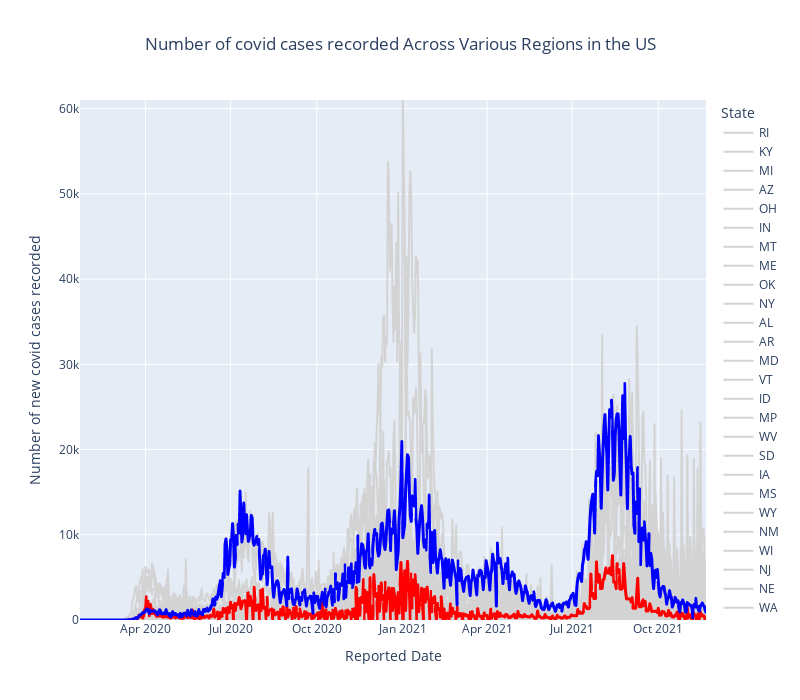

The cell this chart's notebook holds for it:
### Code cell
sorted_df = state_df.copy()

if(comp_prov is None):
    sorted_df["order"] = sorted_df["State"].map({prov: 1}).fillna(2)
else:
    sorted_df["order"] = sorted_df["State"].map({prov: 1, comp_prov: 2}).fillna(3)
sorted_df.sort_values(by=["order", "Date"], ascending=False, inplace=True)

fig = px.line(sorted_df, 
        x="Date", 
        y="Daily New Cases", 
        color="State", 
        labels={
             "Date": "Reported Date",
             "Daily New Cases": "Number of new covid cases recorded"
         }, 
        width=800, height=700,
        title="Number of covid cases recorded Across Various Regions in the US")

fig.update_traces({"line":{"color":"lightgrey", "width":2}})

fig.update_traces(patch={"line":{"color":"blue", "width":3}}, 
                  selector={"legendgroup":prov})

if(comp_prov is not None):
    fig.update_traces(patch={"line":{"color":"red", "width":3}}, 
                      selector={"legendgroup":comp_prov})

fig.update_layout(title_text='Number of covid cases recorded Across Various Regions in the US', title_x=0.5,
                showlegend=True,
                yaxis_range=[0,61017],
                yaxis={"visible":True})


def dropdown_state_eventhandler(change):
    """
    Eventhandler for the state dropdown widget
    """
    display(input_widgets)
    global prov, comp_prov
    prov = change.new
    
    sorted_df = state_df.copy()
    
    if(comp_prov is None):
        sorted_df["order"] = sorted_df["State"].map({prov: 1}).fillna(2)
    else:
        sorted_df["order"] = sorted_df["State"].map({prov: 1, comp_prov: 2}).fillna(3)
    sorted_df.sort_values(by=["order", "Date"], ascending=False, inplace=True)

    fig = px.line(sorted_df, 
        x="Date", 
        y="Daily New Cases", 
        color="State", 
        labels={
             "Date": "Reported Date",
             "Daily New Cases": "Number of new covid cases recorded"
         }, 
        width=800, height=700,
        title="Number of covid cases recorded Across Various Regions in the US")
    
    fig.update_traces({"line":{"color":"lightgrey", "width":2}})

    fig.update_traces(patch={"line":{"color":"blue", "width":3}}, 
                      selector={"legendgroup":prov})

    if(comp_prov is not None):
        fig.update_traces(patch={"line":{"color":"red", "width":3}}, 
                          selector={"legendgroup":comp_prov})

    fig.update_layout(title_text='Number of covid cases recorded Across Various Regions in the US', title_x=0.5,
                    showlegend=True,
                    yaxis_range=[0,61017],
                    yaxis={"visible":True})

    fig.show()
    IPython.display.clear_output(wait=True)            

    
def dropdown_comp_state_eventhandler(change):
    """
    Eventhandler for the state dropdown widget
    """
    display(input_widgets)
    global prov, comp_prov
    comp_prov = change.new
    sorted_df = state_df.copy()
    
    if(comp_prov is None):
        sorted_df["order"] = sorted_df["State"].map({prov: 1}).fillna(2)
    else:
        sorted_df["order"] = sorted_df["State"].map({prov: 1, comp_prov: 2}).fillna(3)
    sorted_df.sort_values(by=["order", "Date"], ascending=False, inplace=True)

    fig = px.line(sorted_df, 
        x="Date", 
        y="Daily New Cases", 
        color="State", 
        labels={
             "Date": "Reported Date",
             "Daily New Cases": "Number of new covid cases recorded"
         }, 
        width=800, height=700,
        title="Number of covid cases recorded Across Various Regions in the US")

    fig.update_traces({"line":{"color":"lightgrey", "width":2}})

    fig.update_traces(patch={"line":{"color":"blue", "width":3}}, 
                      selector={"legendgroup":prov})

    if(comp_prov is not None):
        fig.update_traces(patch={"line":{"color":"red", "width":3}}, 
                          selector={"legendgroup":comp_prov})

    fig.update_layout(title_text='Number of covid cases recorded Across Various Regions in the US', title_x=0.5,
                    showlegend=True,
                    yaxis_range=[0,61017],
                    yaxis={"visible":True})

    fig.show()
    IPython.display.clear_output(wait=True)            

    
dropdown_state.observe(dropdown_state_eventhandler, names='value')
dropdown_comp_state.observe(dropdown_comp_state_eventhandler, names='value')

input_widgets = widgets.VBox([dropdown_state, dropdown_comp_state])
display(input_widgets)
fig.show()
IPython.display.clear_output(wait=True)

### Figure 1 — Plotly figure (JSON) as saved in the notebook; plotly's stock layout.template omitted (floating-point values rounded to 4 significant figures; data arrays with more than 128 entries replaced by an {"elided": "..."} marker saying what was removed)
{"data": [{"hovertemplate": "State=RI<br>Reported Date=%{x}<br>Number of new covid cases recorded=%{y}<extra></extra>", "legendgroup": "RI", "line": {"color": "lightgrey", "dash": "solid", "width": 2}, "mode": "lines", "name": "RI", "showlegend": true, "type": "scattergl", "x": {"elided": "670 str values"}, "xaxis": "x", "y": {"elided": "670 int values"}, "yaxis": "y"}, {"hovertemplate": "State=KY<br>Reported Date=%{x}<br>Number of new covid cases recorded=%{y}<extra></extra>", "legendgroup": "KY", "line": {"color": "lightgrey", "dash": "solid", "width": 2}, "mode": "lines", "name": "KY", "showlegend": true, "type": "scattergl", "x": {"elided": "670 str values"}, "xaxis": "x", "y": {"elided": "670 int values"}, "yaxis": "y"}, {"hovertemplate": "State=MI<br>Reported Date=%{x}<br>Number of new covid cases recorded=%{y}<extra></extra>", "legendgroup": "MI", "line": {"color": "lightgrey", "dash": "solid", "width": 2}, "mode": "lines", "name": "MI", "showlegend": true, "type": "scattergl", "x": {"elided": "670 str values"}, "xaxis": "x", "y": {"elided": "670 int values"}, "yaxis": "y"}, {"hovertemplate": "State=AZ<br>Reported Date=%{x}<br>Number of new covid cases recorded=%{y}<extra></extra>", "legendgroup": "AZ", "line": {"color": "lightgrey", "dash": "solid", "width": 2}, "mode": "lines", "name": "AZ", "showlegend": true, "type": "scattergl", "x": {"elided": "670 str values"}, "xaxis": "x", "y": {"elided": "670 int values"}, "yaxis": "y"}, {"hovertemplate": "State=OH<br>Reported Date=%{x}<br>Number of new covid cases recorded=%{y}<extra></extra>", "legendgroup": "OH", "line": {"color": "lightgrey", "dash": "solid", "width": 2}, "mode": "lines", "name": "OH", "showlegend": true, "type": "scattergl", "x": {"elided": "670 str values"}, "xaxis": "x", "y": {"elided": "670 int values"}, "yaxis": "y"}, {"hovertemplate": "State=IN<br>Reported Date=%{x}<br>Number of new covid cases recorded=%{y}<extra></extra>", "legendgroup": "IN", "line": {"color": "lightgrey", "dash": "solid", "width": 2}, "mode": "lines", "name": "IN", "showlegend": true, "type": "scattergl", "x": {"elided": "670 str values"}, "xaxis": "x", "y": {"elided": "670 int values"}, "yaxis": "y"}, {"hovertemplate": "State=MT<br>Reported Date=%{x}<br>Number of new covid cases recorded=%{y}<extra></extra>", "legendgroup": "MT", "line": {"color": "lightgrey", "dash": "solid", "width": 2}, "mode": "lines", "name": "MT", "showlegend": true, "type": "scattergl", "x": {"elided": "670 str values"}, "xaxis": "x", "y": {"elided": "670 int values"}, "yaxis": "y"}, {"hovertemplate": "State=ME<br>Reported Date=%{x}<br>Number of new covid cases recorded=%{y}<extra></extra>", "legendgroup": "ME", "line": {"color": "lightgrey", "dash": "solid", "width": 2}, "mode": "lines", "name": "ME", "showlegend": true, "type": "scattergl", "x": {"elided": "670 str values"}, "xaxis": "x", "y": {"elided": "670 int values"}, "yaxis": "y"}, {"hovertemplate": "State=OK<br>Reported Date=%{x}<br>Number of new covid cases recorded=%{y}<extra></extra>", "legendgroup": "OK", "line": {"color": "lightgrey", "dash": "solid", "width": 2}, "mode": "lines", "name": "OK", "showlegend": true, "type": "scattergl", "x": {"elided": "670 str values"}, "xaxis": "x", "y": {"elided": "670 int values"}, "yaxis": "y"}, {"hovertemplate": "State=NY<br>Reported Date=%{x}<br>Number of new covid cases recorded=%{y}<extra></extra>", "legendgroup": "NY", "line": {"color": "lightgrey", "dash": "solid", "width": 2}, "mode": "lines", "name": "NY", "showlegend": true, "type": "scattergl", "x": {"elided": "670 str values"}, "xaxis": "x", "y": {"elided": "670 int values"}, "yaxis": "y"}, {"hovertemplate": "State=AL<br>Reported Date=%{x}<br>Number of new covid cases recorded=%{y}<extra></extra>", "legendgroup": "AL", "line": {"color": "lightgrey", "dash": "solid", "width": 2}, "mode": "lines", "name": "AL", "showlegend": true, "type": "scattergl", "x": {"elided": "670 str values"}, "xaxis": "x", "y": {"elided": "670 int values"}, "yaxis": "y"}, {"hovertemplate": "State=AR<br>Reported Date=%{x}<br>Number of new covid cases recorded=%{y}<extra></extra>", "legendgroup": "AR", "line": {"color": "lightgrey", "dash": "solid", "width": 2}, "mode": "lines", "name": "AR", "showlegend": true, "type": "scattergl", "x": {"elided": "670 str values"}, "xaxis": "x", "y": {"elided": "670 int values"}, "yaxis": "y"}, {"hovertemplate": "State=MD<br>Reported Date=%{x}<br>Number of new covid cases recorded=%{y}<extra></extra>", "legendgroup": "MD", "line": {"color": "lightgrey", "dash": "solid", "width": 2}, "mode": "lines", "name": "MD", "showlegend": true, "type": "scattergl", "x": {"elided": "670 str values"}, "xaxis": "x", "y": {"elided": "670 int values"}, "yaxis": "y"}, {"hovertemplate": "State=VT<br>Reported Date=%{x}<br>Number of new covid cases recorded=%{y}<extra></extra>", "legendgroup": "VT", "line": {"color": "lightgrey", "dash": "solid", "width": 2}, "mode": "lines", "name": "VT", "showlegend": true, "type": "scattergl", "x": {"elided": "670 str values"}, "xaxis": "x", "y": {"elided": "670 int values"}, "yaxis": "y"}, {"hovertemplate": "State=ID<br>Reported Date=%{x}<br>Number of new covid cases recorded=%{y}<extra></extra>", "legendgroup": "ID", "line": {"color": "lightgrey", "dash": "solid", "width": 2}, "mode": "lines", "name": "ID", "showlegend": true, "type": "scattergl", "x": {"elided": "670 str values"}, "xaxis": "x", "y": {"elided": "670 int values"}, "yaxis": "y"}, {"hovertemplate": "State=MP<br>Reported Date=%{x}<br>Number of new covid cases recorded=%{y}<extra></extra>", "legendgroup": "MP", "line": {"color": "lightgrey", "dash": "solid", "width": 2}, "mode": "lines", "name": "MP", "showlegend": true, "type": "scattergl", "x": {"elided": "670 str values"}, "xaxis": "x", "y": {"elided": "670 int values"}, "yaxis": "y"}, {"hovertemplate": "State=WV<br>Reported Date=%{x}<br>Number of new covid cases recorded=%{y}<extra></extra>", "legendgroup": "WV", "line": {"color": "lightgrey", "dash": "solid", "width": 2}, "mode": "lines", "name": "WV", "showlegend": true, "type": "scattergl", "x": {"elided": "670 str values"}, "xaxis": "x", "y": {"elided": "670 int values"}, "yaxis": "y"}, {"hovertemplate": "State=SD<br>Reported Date=%{x}<br>Number of new covid cases recorded=%{y}<extra></extra>", "legendgroup": "SD", "line": {"color": "lightgrey", "dash": "solid", "width": 2}, "mode": "lines", "name": "SD", "showlegend": true, "type": "scattergl", "x": {"elided": "670 str values"}, "xaxis": "x", "y": {"elided": "670 int values"}, "yaxis": "y"}, {"hovertemplate": "State=IA<br>Reported Date=%{x}<br>Number of new covid cases recorded=%{y}<extra></extra>", "legendgroup": "IA", "line": {"color": "lightgrey", "dash": "solid", "width": 2}, "mode": "lines", "name": "IA", "showlegend": true, "type": "scattergl", "x": {"elided": "670 str values"}, "xaxis": "x", "y": {"elided": "670 int values"}, "yaxis": "y"}, {"hovertemplate": "State=MS<br>Reported Date=%{x}<br>Number of new covid cases recorded=%{y}<extra></extra>", "legendgroup": "MS", "line": {"color": "lightgrey", "dash": "solid", "width": 2}, "mode": "lines", "name": "MS", "showlegend": true, "type": "scattergl", "x": {"elided": "670 str values"}, "xaxis": "x", "y": {"elided": "670 int values"}, "yaxis": "y"}, {"hovertemplate": "State=WY<br>Reported Date=%{x}<br>Number of new covid cases recorded=%{y}<extra></extra>", "legendgroup": "WY", "line": {"color": "lightgrey", "dash": "solid", "width": 2}, "mode": "lines", "name": "WY", "showlegend": true, "type": "scattergl", "x": {"elided": "670 str values"}, "xaxis": "x", "y": {"elided": "670 int values"}, "yaxis": "y"}, {"hovertemplate": "State=NM<br>Reported Date=%{x}<br>Number of new covid cases recorded=%{y}<extra></extra>", "legendgroup": "NM", "line": {"color": "lightgrey", "dash": "solid", "width": 2}, "mode": "lines", "name": "NM", "showlegend": true, "type": "scattergl", "x": {"elided": "670 str values"}, "xaxis": "x", "y": {"elided": "670 int values"}, "yaxis": "y"}, {"hovertemplate": "State=WI<br>Reported Date=%{x}<br>Number of new covid cases recorded=%{y}<extra></extra>", "legendgroup": "WI", "line": {"color": "lightgrey", "dash": "solid", "width": 2}, "mode": "lines", "name": "WI", "showlegend": true, "type": "scattergl", "x": {"elided": "670 str values"}, "xaxis": "x", "y": {"elided": "670 int values"}, "yaxis": "y"}, {"hovertemplate": "State=NJ<br>Reported Date=%{x}<br>Number of new covid cases recorded=%{y}<extra></extra>", "legendgroup": "NJ", "line": {"color": "lightgrey", "dash": "solid", "width": 2}, "mode": "lines", "name": "NJ", "showlegend": true, "type": "scattergl", "x": {"elided": "670 str values"}, "xaxis": "x", "y": {"elided": "670 int values"}, "yaxis": "y"}, {"hovertemplate": "State=NE<br>Reported Date=%{x}<br>Number of new covid cases recorded=%{y}<extra></extra>", "legendgroup": "NE", "line": {"color": "lightgrey", "dash": "solid", "width": 2}, "mode": "lines", "name": "NE", "showlegend": true, "type": "scattergl", "x": {"elided": "670 str values"}, "xaxis": "x", "y": {"elided": "670 int values"}, "yaxis": "y"}, {"hovertemplate": "State=WA<br>Reported Date=%{x}<br>Number of new covid cases recorded=%{y}<extra></extra>", "legendgroup": "WA", "line": {"color": "lightgrey", "dash": "solid", "width": 2}, "mode": "lines", "name": "WA", "showlegend": true, "type": "scattergl", "x": {"elided": "670 str values"}, "xaxis": "x", "y": {"elided": "670 int values"}, "yaxis": "y"}, {"hovertemplate": "State=TN<br>Reported Date=%{x}<br>Number of new covid cases recorded=%{y}<extra></extra>", "legendgroup": "TN", "line": {"color": "lightgrey", "dash": "solid", "width": 2}, "mode": "lines", "name": "TN", "showlegend": true, "type": "scattergl", "x": {"elided": "670 str values"}, "xaxis": "x", "y": {"elided": "670 int values"}, "yaxis": "y"}, {"hovertemplate": "State=GU<br>Reported Date=%{x}<br>Number of new covid cases recorded=%{y}<extra></extra>", "legendgroup": "GU", "line": {"color": "lightgrey", "dash": "solid", "width": 2}, "mode": "lines", "name": "GU", "showlegend": true, "type": "scattergl", "x": {"elided": "670 str values"}, "xaxis": "x", "y": {"elided": "670 int values"}, "yaxis": "y"}, {"hovertemplate": "State=OR<br>Reported Date=%{x}<br>Number of new covid cases recorded=%{y}<extra></extra>", "legendgroup": "OR", "line": {"color": "lightgrey", "dash": "solid", "width": 2}, "mode": "lines", "name": "OR", "showlegend": true, "type": "scattergl", "x": {"elided": "670 str values"}, "xaxis": "x", "y": {"elided": "670 int values"}, "yaxis": "y"}, {"hovertemplate": "State=NV<br>Reported Date=%{x}<br>Number of new covid cases recorded=%{y}<extra></extra>", "legendgroup": "NV", "line": {"color": "lightgrey", "dash": "solid", "width": 2}, "mode": "lines", "name": "NV", "showlegend": true, "type": "scattergl", "x": {"elided": "670 str values"}, "xaxis": "x", "y": {"elided": "670 int values"}, "yaxis": "y"}, {"hovertemplate": "State=AK<br>Reported Date=%{x}<br>Number of new covid cases recorded=%{y}<extra></extra>", "legendgroup": "AK", "line": {"color": "lightgrey", "dash": "solid", "width": 2}, "mode": "lines", "name": "AK", "showlegend": true, "type": "scattergl", "x": {"elided": "670 str values"}, "xaxis": "x", "y": {"elided": "670 int values"}, "yaxis": "y"}, {"hovertemplate": "State=MN<br>Reported Date=%{x}<br>Number of new covid cases recorded=%{y}<extra></extra>", "legendgroup": "MN", "line": {"color": "lightgrey", "dash": "solid", "width": 2}, "mode": "lines", "name": "MN", "showlegend": true, "type": "scattergl", "x": {"elided": "670 str values"}, "xaxis": "x", "y": {"elided": "670 int values"}, "yaxis": "y"}, {"hovertemplate": "State=NYC<br>Reported Date=%{x}<br>Number of new covid cases recorded=%{y}<extra></extra>", "legendgroup": "NYC", "line": {"color": "lightgrey", "dash": "solid", "width": 2}, "mode": "lines", "name": "NYC", "showlegend": true, "type": "scattergl", "x": {"elided": "670 str values"}, "xaxis": "x", "y": {"elided": "670 int values"}, "yaxis": "y"}, {"hovertemplate": "State=MO<br>Reported Date=%{x}<br>Number of new covid cases recorded=%{y}<extra></extra>", "legendgroup": "MO", "line": {"color": "lightgrey", "dash": "solid", "width": 2}, "mode": "lines", "name": "MO", "showlegend": true, "type": "scattergl", "x": {"elided": "670 str values"}, "xaxis": "x", "y": {"elided": "670 int values"}, "yaxis": "y"}, {"hovertemplate": "State=CO<br>Reported Date=%{x}<br>Number of new covid cases recorded=%{y}<extra></extra>", "legendgroup": "CO", "line": {"color": "lightgrey", "dash": "solid", "width": 2}, "mode": "lines", "name": "CO", "showlegend": true, "type": "scattergl", "x": {"elided": "670 str values"}, "xaxis": "x", "y": {"elided": "670 int values"}, "yaxis": "y"}, {"hovertemplate": "State=DC<br>Reported Date=%{x}<br>Number of new covid cases recorded=%{y}<extra></extra>", "legendgroup": "DC", "line": {"color": "lightgrey", "dash": "solid", "width": 2}, "mode": "lines", "name": "DC", "showlegend": true, "type": "scattergl", "x": {"elided": "670 str values"}, "xaxis": "x", "y": {"elided": "670 int values"}, "yaxis": "y"}, {"hovertemplate": "State=RMI<br>Reported Date=%{x}<br>Number of new covid cases recorded=%{y}<extra></extra>", "legendgroup": "RMI", "line": {"color": "lightgrey", "dash": "solid", "width": 2}, "mode": "lines", "name": "RMI", "showlegend": true, "type": "scattergl", "x": {"elided": "670 str values"}, "xaxis": "x", "y": {"elided": "670 int values"}, "yaxis": "y"}, {"hovertemplate": "State=MA<br>Reported Date=%{x}<br>Number of new covid cases recorded=%{y}<extra></extra>", "legendgroup": "MA", "line": {"color": "lightgrey", "dash": "solid", "width": 2}, "mode": "lines", "name": "MA", "showlegend": true, "type": "scattergl", "x": {"elided": "670 str values"}, "xaxis": "x", "y": {"elided": "670 int values"}, "yaxis": "y"}, {"hovertemplate": "State=NC<br>Reported Date=%{x}<br>Number of new covid cases recorded=%{y}<extra></extra>", "legendgroup": "NC", "line": {"color": "lightgrey", "dash": "solid", "width": 2}, "mode": "lines", "name": "NC", "showlegend": true, "type": "scattergl", "x": {"elided": "670 str values"}, "xaxis": "x", "y": {"elided": "670 int values"}, "yaxis": "y"}, {"hovertemplate": "State=PR<br>Reported Date=%{x}<br>Number of new covid cases recorded=%{y}<extra></extra>", "legendgroup": "PR", "line": {"color": "lightgrey", "dash": "solid", "width": 2}, "mode": "lines", "name": "PR", "showlegend": true, "type": "scattergl", "x": {"elided": "670 str values"}, "xaxis": "x", "y": {"elided": "670 int values"}, "yaxis": "y"}, {"hovertemplate": "State=PW<br>Reported Date=%{x}<br>Number of new covid cases recorded=%{y}<extra></extra>", "legendgroup": "PW", "line": {"color": "lightgrey", "dash": "solid", "width": 2}, "mode": "lines", "name": "PW", "showlegend": true, "type": "scattergl", "x": {"elided": "670 str values"}, "xaxis": "x", "y": {"elided": "670 int values"}, "yaxis": "y"}, {"hovertemplate": "State=NH<br>Reported Date=%{x}<br>Number of new covid cases recorded=%{y}<extra></extra>", "legendgroup": "NH", "line": {"color": "lightgrey", "dash": "solid", "width": 2}, "mode": "lines", "name": "NH", "showlegend": true, "type": "scattergl", "x": {"elided": "670 str values"}, "xaxis": "x", "y": {"elided": "670 int values"}, "yaxis": "y"}, {"hovertemplate": "State=AS<br>Reported Date=%{x}<br>Number of new covid cases recorded=%{y}<extra></extra>", "legendgroup": "AS", "line": {"color": "lightgrey", "dash": "solid", "width": 2}, "mode": "lines", "name": "AS", "showlegend": true, "type": "scattergl", "x": {"elided": "670 str values"}, "xaxis": "x", "y": {"elided": "670 int values"}, "yaxis": "y"}, {"hovertemplate": "State=CA<br>Reported Date=%{x}<br>Number of new covid cases recorded=%{y}<extra></extra>", "legendgroup": "CA", "line": {"color": "lightgrey", "dash": "solid", "width": 2}, "mode": "lines", "name": "CA", "showlegend": true, "type": "scattergl", "x": {"elided": "670 str values"}, "xaxis": "x", "y": {"elided": "670 int values"}, "yaxis": "y"}, {"hovertemplate": "State=VA<br>Reported Date=%{x}<br>Number of new covid cases recorded=%{y}<extra></extra>", "legendgroup": "VA", "line": {"color": "lightgrey", "dash": "solid", "width": 2}, "mode": "lines", "name": "VA", "showlegend": true, "type": "scattergl", "x": {"elided": "670 str values"}, "xaxis": "x", "y": {"elided": "670 int values"}, "yaxis": "y"}, {"hovertemplate": "State=IL<br>Reported Date=%{x}<br>Number of new covid cases recorded=%{y}<extra></extra>", "legendgroup": "IL", "line": {"color": "lightgrey", "dash": "solid", "width": 2}, "mode": "lines", "name": "IL", "showlegend": true, "type": "scattergl", "x": {"elided": "670 str values"}, "xaxis": "x", "y": {"elided": "670 int values"}, "yaxis": "y"}, {"hovertemplate": "State=ND<br>Reported Date=%{x}<br>Number of new covid cases recorded=%{y}<extra></extra>", "legendgroup": "ND", "line": {"color": "lightgrey", "dash": "solid", "width": 2}, "mode": "lines", "name": "ND", "showlegend": true, "type": "scattergl", "x": {"elided": "670 str values"}, "xaxis": "x", "y": {"elided": "670 int values"}, "yaxis": "y"}, {"hovertemplate": "State=VI<br>Reported Date=%{x}<br>Number of new covid cases recorded=%{y}<extra></extra>", "legendgroup": "VI", "line": {"color": "lightgrey", "dash": "solid", "width": 2}, "mode": "lines", "name": "VI", "showlegend": true, "type": "scattergl", "x": {"elided": "670 str values"}, "xaxis": "x", "y": {"elided": "670 int values"}, "yaxis": "y"}, {"hovertemplate": "State=GA<br>Reported Date=%{x}<br>Number of new covid cases recorded=%{y}<extra></extra>", "legendgroup": "GA", "line": {"color": "lightgrey", "dash": "solid", "width": 2}, "mode": "lines", "name": "GA", "showlegend": true, "type": "scattergl", "x": {"elided": "670 str values"}, "xaxis": "x", "y": {"elided": "670 int values"}, "yaxis": "y"}, {"hovertemplate": "State=SC<br>Reported Date=%{x}<br>Number of new covid cases recorded=%{y}<extra></extra>", "legendgroup": "SC", "line": {"color": "lightgrey", "dash": "solid", "width": 2}, "mode": "lines", "name": "SC", "showlegend": true, "type": "scattergl", "x": {"elided": "670 str values"}, "xaxis": "x", "y": {"elided": "670 int values"}, "yaxis": "y"}, {"hovertemplate": "State=PA<br>Reported Date=%{x}<br>Number of new covid cases recorded=%{y}<extra></extra>", "legendgroup": "PA", "line": {"color": "lightgrey", "dash": "solid", "width": 2}, "mode": "lines", "name": "PA", "showlegend": true, "type": "scattergl", "x": {"elided": "670 str values"}, "xaxis": "x", "y": {"elided": "670 int values"}, "yaxis": "y"}, {"hovertemplate": "State=HI<br>Reported Date=%{x}<br>Number of new covid cases recorded=%{y}<extra></extra>", "legendgroup": "HI", "line": {"color": "lightgrey", "dash": "solid", "width": 2}, "mode": "lines", "name": "HI", "showlegend": true, "type": "scattergl", "x": {"elided": "670 str values"}, "xaxis": "x", "y": {"elided": "670 int values"}, "yaxis": "y"}, {"hovertemplate": "State=UT<br>Reported Date=%{x}<br>Number of new covid cases recorded=%{y}<extra></extra>", "legendgroup": "UT", "line": {"color": "lightgrey", "dash": "solid", "width": 2}, "mode": "lines", "name": "UT", "showlegend": true, "type": "scattergl", "x": {"elided": "670 str values"}, "xaxis": "x", "y": {"elided": "670 int values"}, "yaxis": "y"}, {"hovertemplate": "State=CT<br>Reported Date=%{x}<br>Number of new covid cases recorded=%{y}<extra></extra>", "legendgroup": "CT", "line": {"color": "lightgrey", "dash": "solid", "width": 2}, "mode": "lines", "name": "CT", "showlegend": true, "type": "scattergl", "x": {"elided": "670 str values"}, "xaxis": "x", "y": {"elided": "670 int values"}, "yaxis": "y"}, {"hovertemplate": "State=KS<br>Reported Date=%{x}<br>Number of new covid cases recorded=%{y}<extra></extra>", "legendgroup": "KS", "line": {"color": "lightgrey", "dash": "solid", "width": 2}, "mode": "lines", "name": "KS", "showlegend": true, "type": "scattergl", "x": {"elided": "670 str values"}, "xaxis": "x", "y": {"elided": "670 int values"}, "yaxis": "y"}, {"hovertemplate": "State=TX<br>Reported Date=%{x}<br>Number of new covid cases recorded=%{y}<extra></extra>", "legendgroup": "TX", "line": {"color": "lightgrey", "dash": "solid", "width": 2}, "mode": "lines", "name": "TX", "showlegend": true, "type": "scattergl", "x": {"elided": "670 str values"}, "xaxis": "x", "y": {"elided": "670 int values"}, "yaxis": "y"}, {"hovertemplate": "State=FSM<br>Reported Date=%{x}<br>Number of new covid cases recorded=%{y}<extra></extra>", "legendgroup": "FSM", "line": {"color": "lightgrey", "dash": "solid", "width": 2}, "mode": "lines", "name": "FSM", "showlegend": true, "type": "scattergl", "x": {"elided": "670 str values"}, "xaxis": "x", "y": {"elided": "670 int values"}, "yaxis": "y"}, {"hovertemplate": "State=DE<br>Reported Date=%{x}<br>Number of new covid cases recorded=%{y}<extra></extra>", "legendgroup": "DE", "line": {"color": "lightgrey", "dash": "solid", "width": 2}, "mode": "lines", "name": "DE", "showlegend": true, "type": "scattergl", "x": {"elided": "670 str values"}, "xaxis": "x", "y": {"elided": "670 int values"}, "yaxis": "y"}, {"hovertemplate": "State=LA<br>Reported Date=%{x}<br>Number of new covid cases recorded=%{y}<extra></extra>", "legendgroup": "LA", "line": {"color": "red", "dash": "solid", "width": 3}, "mode": "lines", "name": "LA", "showlegend": true, "type": "scattergl", "x": {"elided": "670 str values"}, "xaxis": "x", "y": {"elided": "670 int values"}, "yaxis": "y"}, {"hovertemplate": "State=FL<br>Reported Date=%{x}<br>Number of new covid cases recorded=%{y}<extra></extra>", "legendgroup": "FL", "line": {"color": "blue", "dash": "solid", "width": 3}, "mode": "lines", "name": "FL", "showlegend": true, "type": "scattergl", "x": {"elided": "670 str values"}, "xaxis": "x", "y": {"elided": "670 int values"}, "yaxis": "y"}], "layout": {"height": 700, "legend": {"title": {"text": "State"}, "tracegroupgap": 0}, "showlegend": true, "title": {"text": "Number of covid cases recorded Across Various Regions in the US", "x": 0.5}, "width": 800, "xaxis": {"anchor": "y", "domain": [0, 1], "title": {"text": "Reported Date"}}, "yaxis": {"anchor": "x", "domain": [0, 1], "range": [0, 61017], "title": {"text": "Number of new covid cases recorded"}, "visible": true}}}
